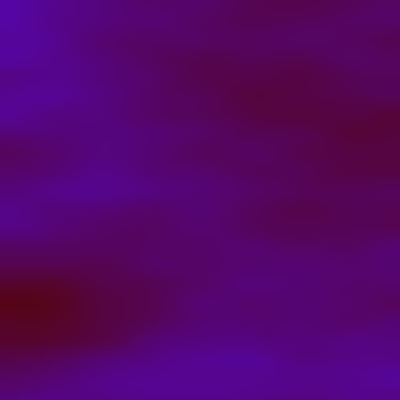
Frame 1 (no input)
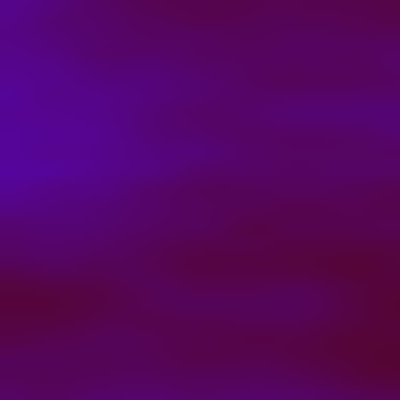
Frame 60 (no input)
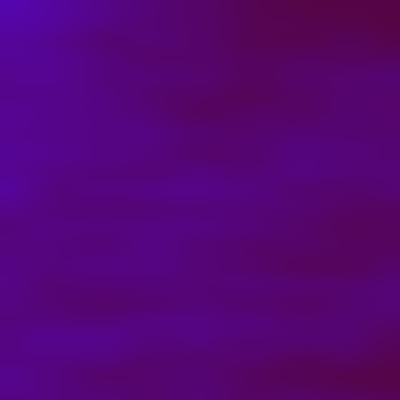
Frame 120 (the mouse pressed at the canvas centre since frame 60)

The p5.js sketch that drew these frames (run headless with seeded random() and noise() and a simulated clock; from frame 60 on, the mouse is pressed at the canvas centre):

// p5.js sketch
// ── sketch.js
function preload(){
  // preload assets
}

function setup() {
  createCanvas(400, 400);
}




const size = 5;
let offset = 0;

function draw() {
  background(155);
  noStroke();

  for (let x = 0; x < 400; x += size) {
    for (let y = 0; y < 400; y += size) {
      /*
      we pick x and y as coordinates
      and move the offset on the z-axis
      */
      const colorValue = noise(
        x / 400,
        y / 150,
        offset
      );
      fill(85, 05, colorValue * 245);
      rect(x, y, size);
    }
  }



  offset += 0.02;
}



/*
function draw() {
  background(100);
}


const sketchWidth = 400;
const sketchHeight = 400;
const size = 15;

function setup() {
  createCanvas(sketchWidth, sketchHeight);
}

function draw(){
  background(225);
  noStroke();
  
  const columns = sketchWidth / size;
  const rows = sketchHeight / size;

  for (let x = 0; x < columns; x += 2) {
    for (let y = 0; y < rows; y += 2) {
      fill(random(30, 255), (10, 225), (160, 225));
      rect(x * size, y * size, size, size);
        frameRate(10);
    }
  }
}
*/
